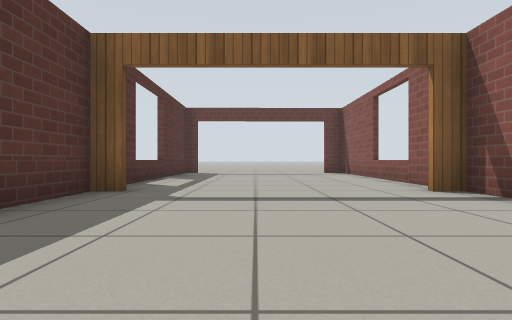
[1] (above)

12 first-person views from a walk through a robot-simulator world made for Gazebo. The camera is 0.5 m above the floor, looks level and sees 80° across. The floor is counted in squares, 1 m on a side. Each view is taken from the middle of a square. On the plan, view 1 faces up. The plan holds only what a view shows up to about 9 squares ahead; the rest is blank. Simple patterns stand in for the simulator's built-in surfaces.

[2]
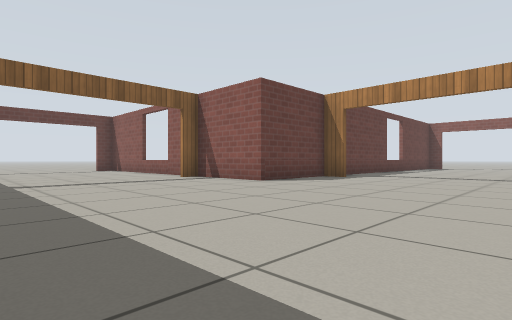

[3]
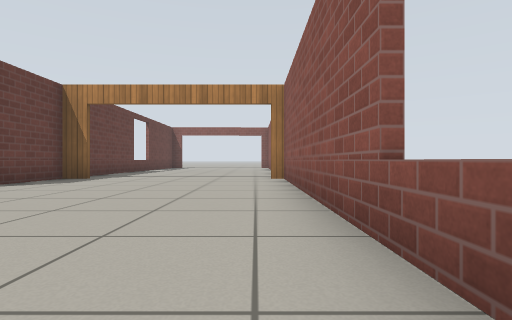

[4]
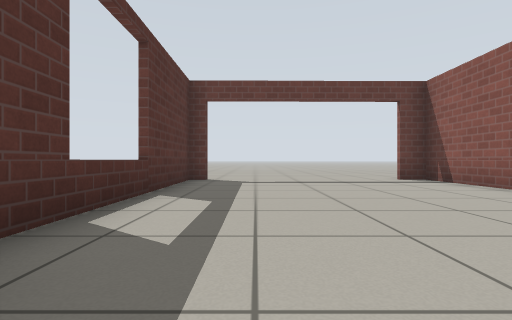

[5]
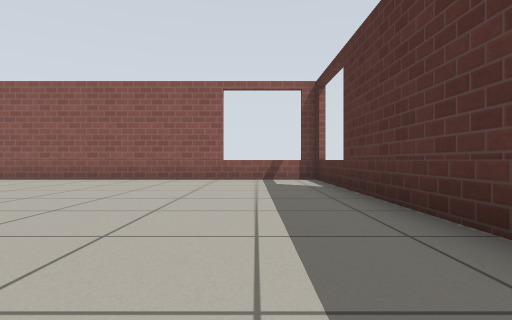

[6]
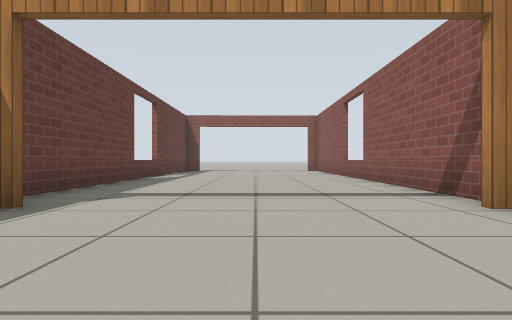

[7]
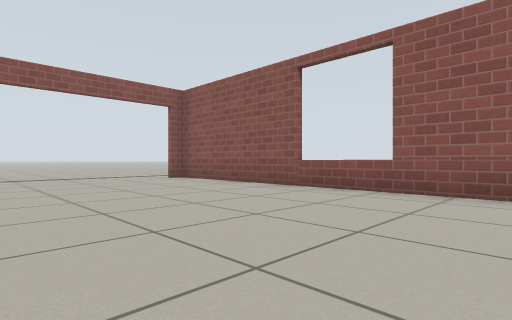

[8]
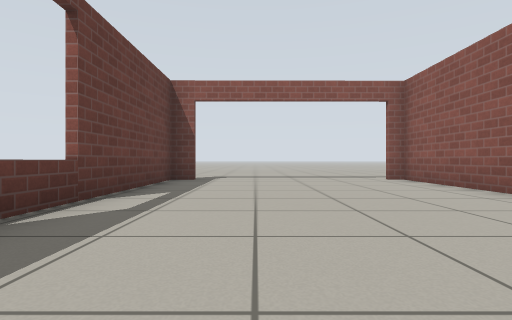

[9]
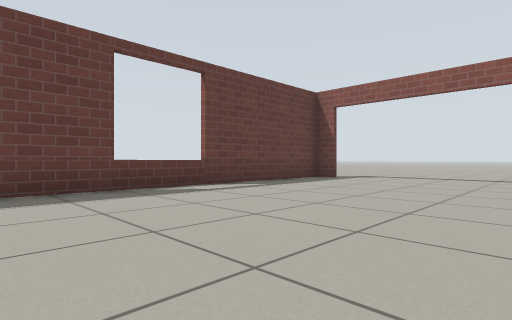

[10]
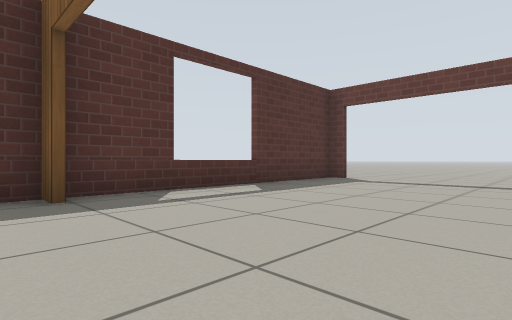

[11]
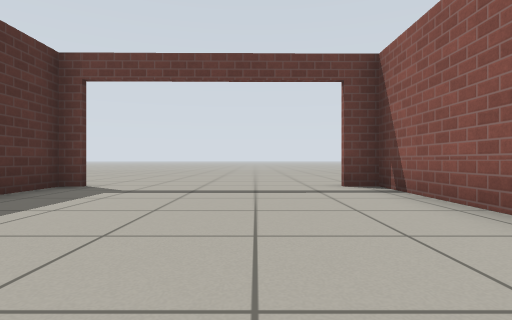

[12]
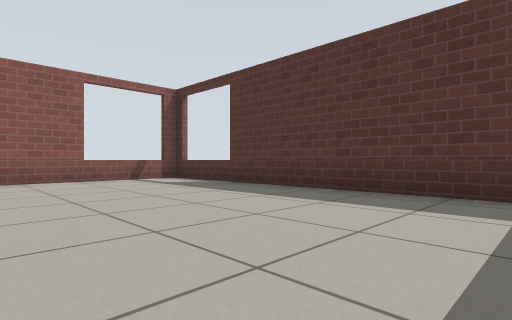

### Floor plan
Points are (right, up) in squares from view 1. A wall is a line through its corners. A room is listed if a view was taken in it or the views show most of it. See-through windows are left out.
Room 1 (views 1, 2, 3, 4, 5, 6, 10, 12)
walls: (6.1, 2.1) (3.3, 2.1) (3.3, 4.8); (-2, 4.8) (-2.6, 4.8) (-2.5, -3.7) (6.1, -3.7)
ways out: open door at (6, -1) to room 2; open door at (0, 5) to room 3
Room 2 (views 7, 8, 9)
walls: (6.6, -3.7) (16.7, -3.7) (16.7, -3.3); (16.7, 2.1) (7, 2.1)
ways out: open door at (6, -1) to room 1; open door at (17, -1)
Room 3 (view 11)
walls: (-2.2, 11.7) (-2.7, 11.7) (-2.6, 5.1); (3.3, 5.9) (3.3, 11.7)
ways out: open door at (0, 5) to room 1; open door at (0, 12)

Positions as (right, up) in squares from view 1, and headings:
1: (0, 0), facing up
2: (-2, -3), facing up-right
3: (-2, -3), facing right
4: (-1, 4), facing up
5: (-1, 4), facing down
6: (3, -1), facing right
7: (9, 1), facing down-right
8: (9, 0), facing right
9: (9, -3), facing up-right
10: (2, 4), facing up-left
11: (1, 6), facing up
12: (2, 4), facing down-left
